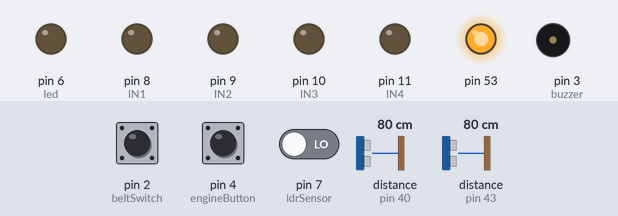
A sketch run on a simulated Arduino Mega 2560, built with avr-gcc and run on an emulated ATmega2560. Shown: output pins drawn as LEDs (lit = HIGH), buzzer (waves = sounding). Wiring (inferred from the names in the program): 2 × ultrasonic range finder: trigger pin 41, echo pin 40 / trigger pin 42, echo pin 43. The test bench sets the inputs (shaded band); at power-on: pin 2 (beltSwitch) HIGH, pin 7 (ldrSensor) LOW, pin 4 (engineButton) HIGH, distance to the obstacle (sensors on pin 40, pin 43) 80 cm. The echo pulse lasts 58.3 µs per cm; pins used as bus, display or sensor lines are not drawn; what the sketch prints to the serial monitor is not drawn.

Above: at 1.2 s.
1.3 s: pin 2 (beltSwitch) pulled LOW for 3.2 s
At 1.9 s:
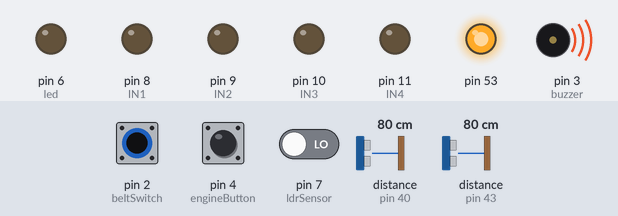
6.0 s: pin 7 (ldrSensor) driven HIGH
At 7.1 s:
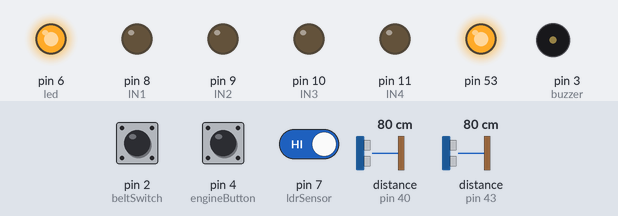
7.5 s: pin 2 (beltSwitch) pulled LOW for 0.15 s
At 8.3 s:
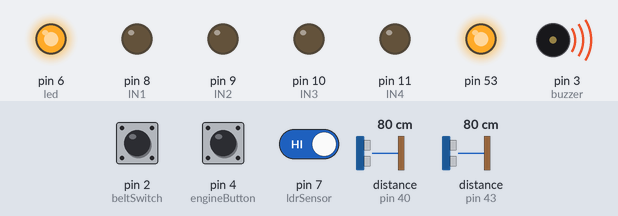
10.0 s: pin 7 (ldrSensor) driven LOW
At 10.9 s:
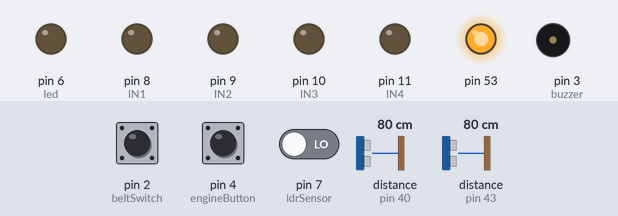
Timing chart, 0 to 12.5 s (numbered marks = the images above; inputs shaded):
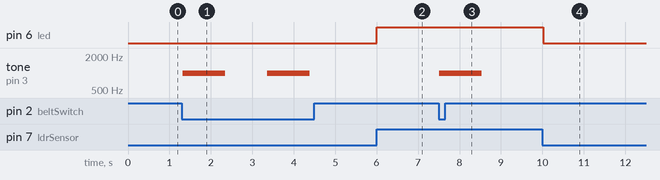

Measured:
- after the input at 1.3 s, tone on pin 3 (buzzer): alternates 1000 Hz for 1.0 s and silent for 1.0 s, starting at once
- after the input at 6.0 s, pin 6 (led): LOW → HIGH at once
- after the input at 7.5 s, tone on pin 3 (buzzer): silent → 1000 Hz at once, → silent 1.0 s later
- after the input at 10.0 s, pin 6 (led): HIGH → LOW at once

The sketch:

smart_car_security_system.ino
```cpp
#include <Arduino_FreeRTOS.h>

 #include <MFRC522.h>
 #include <SPI.h>
 #include <EEPROM.h>

#include <Arduino_FreeRTOS.h>
//#include <semphr.h>

#define RST_PIN         12           // Configurable, see typical pin layout above
#define SS_PIN          13          // Configurable, see typical pin layout above

#define echoPinRight 43 // attach pin D2 Arduino to pin Echo of HC-SR04
#define trigPinRight 42 //attach pin D3 Arduino to pin Trig of HC-SR04
#define echoPinLeft 40 // attach pin D2 Arduino to pin Echo of HC-SR04
#define trigPinLeft 41 //attach pin D3 Arduino to pin Trig of HC-SR04

// defines variables
long durationRight; // variable for the duration of sound wave travel
int distanceRight; // variable for the distance measurement
long durationLeft; // variable for the duration of sound wave travel
int distanceLeft; // variable for the distance measurement


MFRC522 mfrc522(SS_PIN, RST_PIN);  // instatiate a MFRC522 reader object.
MFRC522::MIFARE_Key key;          //create a MIFARE_Key struct named 'key', which will hold the card information

//this is the block number we will write into and then read.
int block=2;

byte blockcontent[16] = {"Last-Minute-Engg"};  //an array with 16 bytes to be written into one of the 64 card blocks is defined
//byte blockcontent[16] = {0,0,0,0,0,0,0,0,0,0,0,0,0,0,0,0};  //all zeros. This can be used to delete a block.

//This array is used for reading out a block.
byte readbackblock[18];

const int beltSwitch = 2;
const int buzzer = 3;
const int engineButton = 4;
const int ldrSensor = 7;
const int led = 6;
const int IN1 = 8;
const int IN2 = 9;
const int IN3 = 10;
const int IN4 = 11;


bool engineOldState = false;
bool engineIsStarted = false;

void vTaskOpenBuzzer(void* pvParameters);
void vNightVision(void* pvParameters);
void vStartEngine(void* pvParameters);
//no light -> high
void setup() {
  // put your setup code here, to run once:
  Serial.begin(9600);
  // make the pushbutton's pin an input:
  pinMode(beltSwitch, INPUT);
  pinMode(buzzer, OUTPUT);
  pinMode(engineButton, INPUT_PULLUP);
  pinMode(ldrSensor, INPUT);
  pinMode(led, OUTPUT);
   pinMode (IN1, OUTPUT);
  pinMode (IN2, OUTPUT);
  pinMode (IN3, OUTPUT);
  pinMode (IN4, OUTPUT);
  pinMode(trigPinRight, OUTPUT); // Sets the trigPin as an OUTPUT
  pinMode(echoPinRight, INPUT); // Sets the echoPin as an INPUT
  pinMode(trigPinLeft, OUTPUT); // Sets the trigPin as an OUTPUT
  pinMode(echoPinLeft, INPUT); // Sets the echoPin as an INPUT


  xTaskCreate(StartEngine,"StartEngine", 1000,NULL,1,NULL );
  xTaskCreate(TaskOpenBuzzer,"TaskOpenBuzzer", 1000,NULL,1,NULL );
  xTaskCreate(TaskNightVision,"TaskNightVision", 1000,NULL,1,NULL );
  xTaskCreate(TaskUltrasonicRight,"TaskUltrasonicRight", 1000,NULL,1,NULL );
  xTaskCreate(TaskUltrasonicLeft,"TaskUltrasonicLeft", 1000,NULL,1,NULL );


  SPI.begin();               // Init SPI bus
    mfrc522.PCD_Init();        // Init MFRC522 card (in case you wonder what PCD means: proximity coupling device)
    Serial.println("Scan a MIFARE Classic card");

  // Prepare the security key for the read and write functions.
  for (byte i = 0; i < 6; i++) {
    key.keyByte[i] = 0xFF;  //keyByte is defined in the "MIFARE_Key" 'struct' definition in the .h file of the library
  }
}

void loop() {
//  bool engineButtonState = digitalRead(engineButton);
//  Serial.print("engine: ");
//  Serial.println(engineButtonState);
//    if (engineButtonState != engineOldState && engineButtonState == HIGH)
//    {
//      engineIsStarted = !engineIsStarted;
//    }
//  engineOldState = engineButtonState;
//  if (engineIsStarted)
//    {
//       bool beltSwitchState = digitalRead(beltSwitch);
//
//
//      //semaphore
//      if (!beltSwitchState)
//      {
//        tone(buzzer, 1000); // Send 1KHz sound signal...
//        //delay(1000);        // ...for 1 sec
//        noTone(buzzer);     // Stop sound...
//        //delay(1000);        // ...for 1sec
//      }
//      else
//      {
//        noTone(buzzer);
//      }
//    }
//    else
//    {
//      noTone(buzzer);
//    }
//   int ldrSensorState = digitalRead(ldrSensor);
//
//    if (engineIsStarted)
//    {
//      if (ldrSensorState)
//      {
//        digitalWrite(led, HIGH);
//      }
//      else
//      {
//        digitalWrite(led, LOW);
//      }
//    }
//    else{
//        digitalWrite(led, LOW);
//    }
//   digitalWrite(IN1, HIGH);
//   digitalWrite(IN2, LOW);
//   digitalWrite(IN3, LOW);
//   digitalWrite(IN4, HIGH);
//
//  //Ultrasonic Right
//   // Clears the trigPin condition
//  digitalWrite(trigPinRight, LOW);
//  delayMicroseconds(2);
//  // Sets the trigPin HIGH (ACTIVE) for 10 microseconds
//  digitalWrite(trigPinRight, HIGH);
//  delayMicroseconds(10);
//  digitalWrite(trigPinRight, LOW);
//  // Reads the echoPin, returns the sound wave travel time in microseconds
//  durationRight = pulseIn(echoPinRight, HIGH);
//  // Calculating the distance
//  distanceRight = durationRight * 0.034 / 2; // Speed of sound wave divided by 2 (go and back)
//  // Displays the distance on the Serial Monitor
//  Serial.print("Distance Right: ");
//  Serial.print(distanceRight);
//  Serial.println(" cm");
//
//   //Ultrasonic Left
//   // Clears the trigPin condition
//  digitalWrite(trigPinLeft, LOW);
//  delayMicroseconds(2);
//  // Sets the trigPin HIGH (ACTIVE) for 10 microseconds
//  digitalWrite(trigPinLeft, HIGH);
//  delayMicroseconds(10);
//  digitalWrite(trigPinLeft, LOW);
//  // Reads the echoPin, returns the sound wave travel time in microseconds
//  durationLeft = pulseIn(echoPinLeft, HIGH);
//  // Calculating the distance
//  distanceLeft = durationLeft * 0.034 / 2; // Speed of sound wave divided by 2 (go and back)
//  // Displays the distance on the Serial Monitor
//  Serial.print("Distance Left: ");
//  Serial.print(distanceLeft);
//  Serial.println(" cm");
//
//   // RFID
//
//    // Look for new cards
//  if ( ! mfrc522.PICC_IsNewCardPresent()) {
//    return;
//  }
//
//  // Select one of the cards
//  if ( ! mfrc522.PICC_ReadCardSerial())
//  {
//    return;
//  }
//    Serial.println("card selected");
//
//   //the blockcontent array is written into the card block
//   writeBlock(block, blockcontent);
//
//   //read the block back
//   readBlock(block, readbackblock);
//   //uncomment below line if you want to see the entire 1k memory with the block written into it.
//   //mfrc522.PICC_DumpToSerial(&(mfrc522.uid));
//
//   //print the block contents
//   Serial.print("read block: ");
//   for (int j=0 ; j<16 ; j++)
//   {
//     Serial.write (readbackblock[j]);
//   }
//   Serial.println("");

  ////////////////////////////////////////////////
}


//Write specific block
int writeBlock(int blockNumber, byte arrayAddress[])
{
  //this makes sure that we only write into data blocks. Every 4th block is a trailer block for the access/security info.
  int largestModulo4Number=blockNumber/4*4;
  int trailerBlock=largestModulo4Number+3;//determine trailer block for the sector
  if (blockNumber > 2 && (blockNumber+1)%4 == 0){Serial.print(blockNumber);Serial.println(" is a trailer block:");return 2;}
  Serial.print(blockNumber);
  Serial.println(" is a data block:");

  //authentication of the desired block for access
  byte status = mfrc522.PCD_Authenticate(MFRC522::PICC_CMD_MF_AUTH_KEY_A, trailerBlock, &key, &(mfrc522.uid));
  if (status != MFRC522::STATUS_OK) {
         Serial.print("PCD_Authenticate() failed: ");
         Serial.println(mfrc522.GetStatusCodeName(status));
         return 3;//return "3" as error message
  }

  //writing the block
  status = mfrc522.MIFARE_Write(blockNumber, arrayAddress, 16);
  //status = mfrc522.MIFARE_Write(9, value1Block, 16);
  if (status != MFRC522::STATUS_OK) {
           Serial.print("MIFARE_Write() failed: ");
           Serial.println(mfrc522.GetStatusCodeName(status));
           return 4;//return "4" as error message
  }
  Serial.println("block was written");
}


//Read specific block
int readBlock(int blockNumber, byte arrayAddress[])
{
  int largestModulo4Number=blockNumber/4*4;
  int trailerBlock=largestModulo4Number+3;//determine trailer block for the sector

  //authentication of the desired block for access
  byte status = mfrc522.PCD_Authenticate(MFRC522::PICC_CMD_MF_AUTH_KEY_A, trailerBlock, &key, &(mfrc522.uid));

  if (status != MFRC522::STATUS_OK) {
         Serial.print("PCD_Authenticate() failed (read): ");
         Serial.println(mfrc522.GetStatusCodeName(status));
         return 3;//return "3" as error message
  }

//reading a block
byte buffersize = 18;//we need to define a variable with the read buffer size, since the MIFARE_Read method below needs a pointer to the variable that contains the size...
status = mfrc522.MIFARE_Read(blockNumber, arrayAddress, &buffersize);//&buffersize is a pointer to the buffersize variable; MIFARE_Read requires a pointer instead of just a number
  if (status != MFRC522::STATUS_OK) {
          Serial.print("MIFARE_read() failed: ");
          Serial.println(mfrc522.GetStatusCodeName(status));
          return 4;//return "4" as error message
  }
  Serial.println("block was read");
}
void moveForward(){
   digitalWrite(IN1, HIGH);
   digitalWrite(IN2, LOW);
   digitalWrite(IN3, LOW);
   digitalWrite(IN4, HIGH);
}
void moveBackward(){
   digitalWrite(IN1, LOW);
   digitalWrite(IN2, HIGH);
   digitalWrite(IN3, HIGH);
   digitalWrite(IN4, LOW);
}

void moveRight(){
   digitalWrite(IN1, HIGH);
   digitalWrite(IN2, HIGH);
   digitalWrite(IN3, LOW);
   digitalWrite(IN4, LOW);
}

void moveLeft(){
   digitalWrite(IN1, LOW);
   digitalWrite(IN2, LOW);
   digitalWrite(IN3, HIGH);
   digitalWrite(IN4, HIGH);
}

void TaskUltrasonicRight(void* pvParameters)
{
  //Ultrasonic Right
  // Clears the trigPin condition
  digitalWrite(trigPinRight, LOW);
  delayMicroseconds(2);
  // Sets the trigPin HIGH (ACTIVE) for 10 microseconds
  digitalWrite(trigPinRight, HIGH);
  delayMicroseconds(10);
  digitalWrite(trigPinRight, LOW);
  // Reads the echoPin, returns the sound wave travel time in microseconds
  durationRight = pulseIn(echoPinRight, HIGH);
  // Calculating the distance
  distanceRight = durationRight * 0.034 / 2; // Speed of sound wave divided by 2 (go and back)
  // Displays the distance on the Serial Monitor
  Serial.print("Distance Right: ");
  Serial.print(distanceRight);
  Serial.println(" cm");
}

void TaskUltrasonicLeft(void* pvParameters)
{
  //Ultrasonic Left
  // Clears the trigPin condition
  digitalWrite(trigPinLeft, LOW);
  delayMicroseconds(2);
  // Sets the trigPin HIGH (ACTIVE) for 10 microseconds
  digitalWrite(trigPinLeft, HIGH);
  delayMicroseconds(10);
  digitalWrite(trigPinLeft, LOW);
  // Reads the echoPin, returns the sound wave travel time in microseconds
  durationLeft = pulseIn(echoPinLeft, HIGH);
  // Calculating the distance
  distanceLeft = durationLeft * 0.034 / 2; // Speed of sound wave divided by 2 (go and back)
  // Displays the distance on the Serial Monitor
  Serial.print("Distance Left: ");
  Serial.print(distanceLeft);
  Serial.println(" cm");
}

void TaskOpenBuzzer(void* pvParameters)
{
  while (1)
  {

    if (engineIsStarted)
    {
      bool beltSwitchState = digitalRead(beltSwitch);
      //semaphore
      if (!beltSwitchState)
      {
        tone(buzzer, 1000); // Send 1KHz sound signal...
        delay(1000);        // ...for 1 sec
        noTone(buzzer);     // Stop sound...
        delay(1000);        // ...for 1sec
      }
      else
      {
        noTone(buzzer);
      }
    }
  }
}
void TaskNightVision(void* pvParameters)
{
  while (1)
  {
    bool ldrSensorState = digitalRead(ldrSensor);
    if (engineIsStarted)
    {
      if (ldrSensorState)
      {
        digitalWrite(led, HIGH);
      }
      else
      {
        digitalWrite(led, LOW);
      }
    }
     else{
        digitalWrite(led, LOW);
    }

  }
}
void StartEngine(void* pvParameters)
{
  while (1)
  {
    bool engineButtonState = digitalRead(engineButton);
//    Serial.print("engine button state:");
     Serial.println(engineIsStarted);

    if (engineButtonState != engineOldState && engineButtonState == HIGH)
    {
      engineIsStarted = HIGH;
    }
    engineOldState = engineButtonState;

  }


}
```
